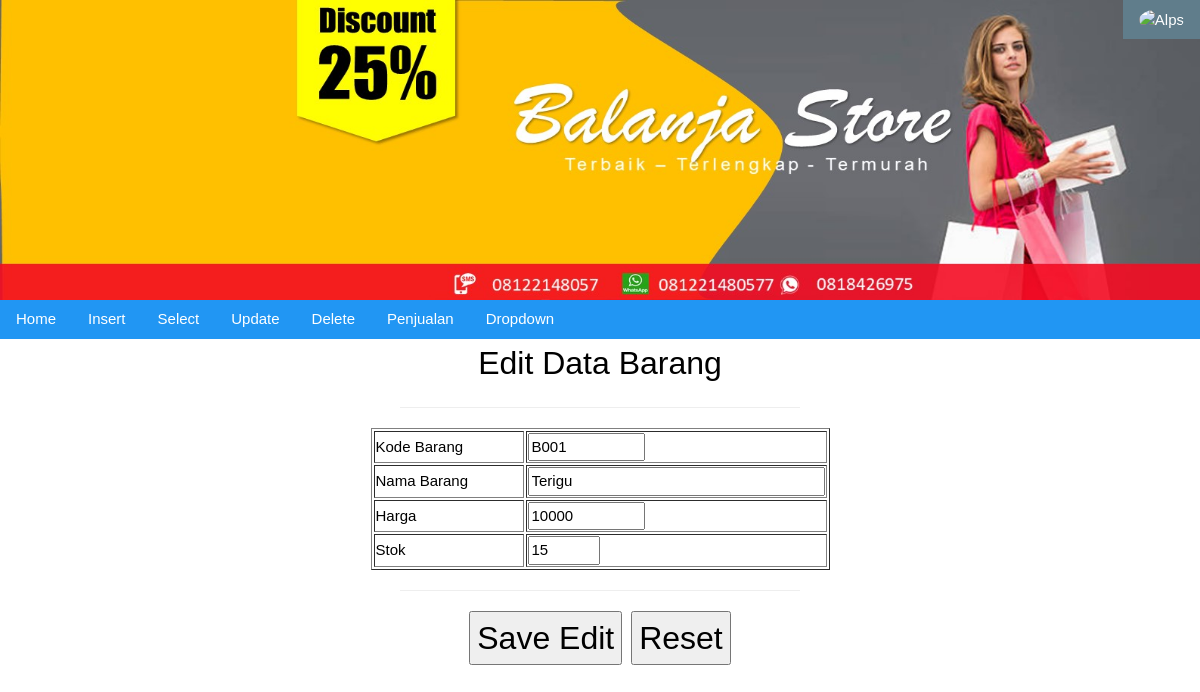
The page /admin/index.php?p=editbarang&kodebarang=B001 (signed in) on the database its author committed.
### tables this page shows
CREATE TABLE `barang` (
  `kodebarang` varchar(5) NOT NULL,
  `nama` varchar(20) NOT NULL,
  `harga` int(10) NOT NULL,
  `stok` int(10) NOT NULL
);

### admin/pages/editbarang.php (the view, shortened to what this page needs)
<?php
$kodebarang = $_GET['kodebarang'];
$sql = "SELECT * FROM barang where kodebarang = '$kodebarang' ";
$query = mysqli_query($conn, $sql);
$barang = mysqli_fetch_assoc($query);
 ?>
<form action="index.php?p=saveeditbarang" method="post">
    <center>
        <font size="6"> Edit Data Barang </font>
            <hr width="400">
            <table border="1">
                <tbody>
                    <tr>
                        <td width="150">Kode Barang</td>
                        <td width="100"><input name="kodebarang" value="<?php echo $barang['kodebarang']?>" readonly="" size="10"></td>
                    </tr>
                    <tr>
                        <td>Nama Barang</td>
                        <td><input name="nama" value="<?php echo $barang['nama']?>" size="30"></td>
                    </tr>
                    <tr>
                        <td>Harga</td>
                        <td><input name="harga" value="<?php echo $barang['harga']?>" size="10"></td>
                    </tr>
                    <tr>
                        <td>Stok</td>
                        <td><input name="stok" value="<?php echo $barang['stok']?>" size="5"></td>
                </tr>
            </tbody>
        </table>
            <hr width="400">
            <font size="6">
            <input type="submit" value="Save Edit">
            <input type="reset" value="Reset">
            </font>
    </center>
</form>

### assets/css/w3.css (style rules this page uses)
html { box-sizing:border-box }
*,*:before,*:after { box-sizing:inherit }
html { -ms-text-size-adjust:100%;-webkit-text-size-adjust:100% }
body { margin:0 }
hr { box-sizing:content-box;height:0;overflow:visible }
button,input,select,textarea,optgroup { font:inherit;margin:0 }
button,input { overflow:visible }
button,[type=button],[type=reset],[type=submit] { -webkit-appearance:button }
html,body { font-family:Verdana,sans-serif;font-size:15px;line-height:1.5 }
html { overflow-x:hidden }
hr { border:0;border-top:1px solid #eee;margin:20px 0 }

### rows shown on the page
barang: kodebarang "B001", nama "Terigu", harga "10000", stok "15"
